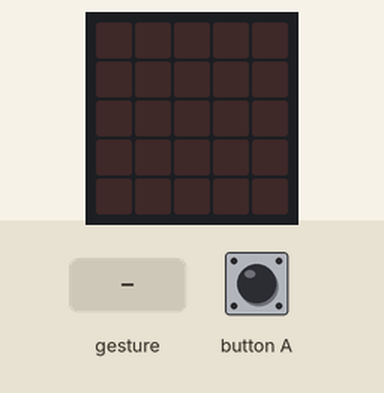
Recording of a program running on a simulated BBC micro:bit (MakeCode). Parts: the board's 5×5 LED display. The test bench sets the inputs (shaded band). Random numbers come from a fixed seed; a tilt is held for 1.5 s and a shake lasts 1 s, then the board lies face up again.

Above: at 1.2 s.
1.3 s: gesture 'shake'
At 2.4 s:
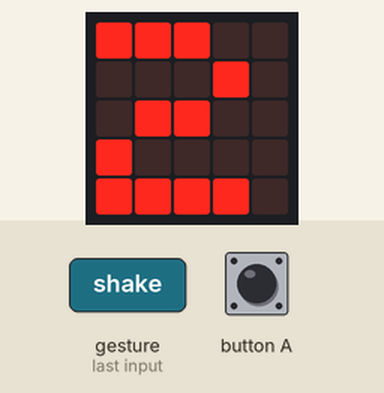
3.0 s: button A pressed for 0.15 s
At 4.6 s:
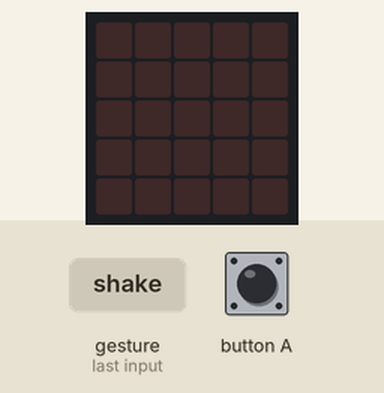
Timing chart, 0 to 6.1 s (numbered marks = the images above; inputs shaded):
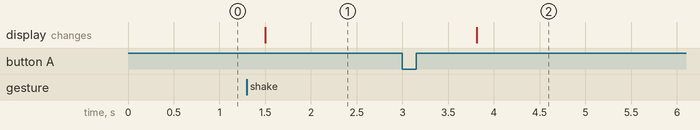

Measured:
- after the input at 1.3 s, the display: changes after 0.20 s (image 1)
- after the input at 3.0 s, the display: changes after 0.81 s (image 2)

The program:

main.ts
```typescript
input.onGesture(Gesture.ScreenDown, function () {
    augen = 0
})
input.onButtonPressed(Button.A, function () {
    augen = 0
})
input.onGesture(Gesture.Shake, function () {
    augen = randint(1, 6)
})
let augen = 0
augen = 0
basic.forever(function () {
    if (augen == 0) {
        basic.clearScreen()
    } else {
        basic.showNumber(augen)
    }
})
```

test.ts
```typescript
// Hier kann man Tests durchführen; diese Datei wird nicht kompiliert, wenn dieses Paket als Erweiterung verwendet wird.
```
